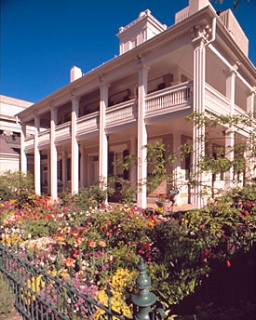
#> input picture colour_constancy/awb.jpg, 256 x 320 px
$ python AWB.py
#> lines starting #> are read from the running program, lines starting #| are printed output that depends on the picture
#> further down, I is the input picture: shape (320, 256, 3); mean B, G, R 109.3, 107.4, 121.2
from PIL.Image import new
import numpy as np
import cv2
import matplotlib.pyplot as plt

def AWB(input_image):
    R_avg, G_avg, B_avg = 0, 0, 0
    for i in range(len(input_image)):
        R_avg += np.sum(input_image[i].T[0])
        G_avg += np.sum(input_image[i].T[1])
        B_avg += np.sum(input_image[i].T[2])
#> this loop made 320 passes
#> (R_avg, G_avg, B_avg) on passes 1 to 3: (5637, 19873, 32907), (11260, 39915, 66023), (16868, 60320, 99640)
#> after the loop, B_avg = 8953999; G_avg = 8798349; R_avg = 9926485
    R_avg /= (input_image.shape[0] * input_image.shape[1])
#> R_avg = 121.2
    G_avg /= (input_image.shape[0] * input_image.shape[1])
#> G_avg = 107.4
    B_avg /= (input_image.shape[0] * input_image.shape[1])
#> B_avg = 109.3

    new_image = [[0 for i in range(input_image.shape[1])]
                for j in range(input_image.shape[0])]
#> new_image = 320 items
    # print(np.array(new_image).shape, np.array(input_image).shape)
    for i in range(input_image.shape[0]):
        for j in range(input_image.shape[1]):
            new_pixel = [input_image[i][j][0] / R_avg, input_image[i][j][1] / G_avg,
                        input_image[i][j][2] / B_avg]
            new_image[i][j] = new_pixel

    new_image /= np.max(new_image)
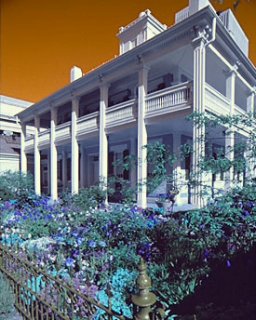
#> new_image: shape (320, 256, 3) float64; mean of channels 0, 1, 2 0.421, 0.421, 0.421; drawn as B, G, R

    plt.figure()
    plt.subplot(1, 2, 1)
    plt.title('Original Image')
    plt.imshow(input_image)
    plt.subplot(1, 2, 2)
    plt.title('Color Constant Image')
    plt.imshow(new_image)
    plt.show()
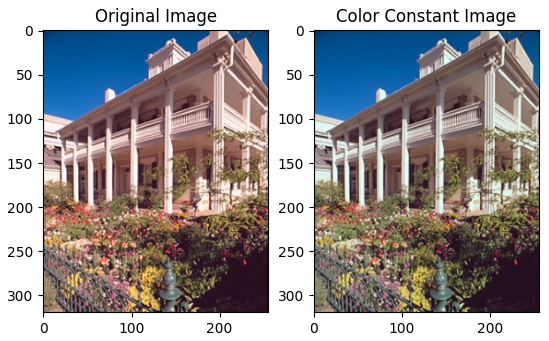
#> figure drawn by matplotlib, 2 panels


if __name__ == '__main__':
    # Replace the image name with a valid image
    img_path = 'awb.jpg'
    # Read with opencv
    I = cv2.imread(img_path)
    # Convert from BGR to RGB
    # This is a shorthand.
    I = I[:, :, ::-1]
    plt.show()
    out_img = AWB(I)
